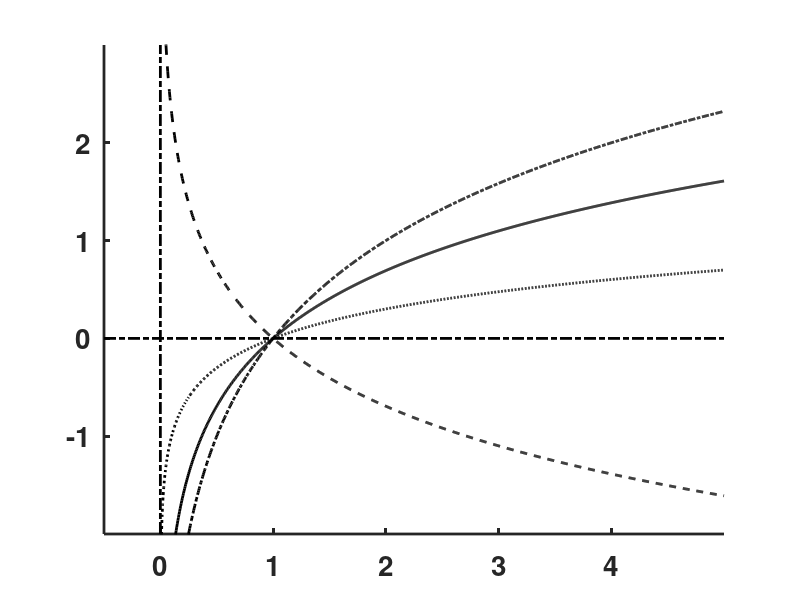

Here is the MATLAB script that generated this plot: (Note: this script raises an error after producing the figure.)
clear;  
figure('Position',[100 100 700 400],'Color',[1 1 1]); clf;  hold on; 

xy=[-0.5 5 -2 3];
xx=linspace(0,5,1000);  ym1=log(xx);  
h(1)=plot(xx,ym1,'k','LineWidth',2)
ym1=-log(xx);  
h(2)=plot(xx,ym1,'k--','LineWidth',2)
ym1=log2(xx);  
h(3)=plot(xx,ym1,'k-.','LineWidth',2)
ym1=log10(xx);  
h(4)=plot(xx,ym1,'k:','LineWidth',2)
set(gca,'LineWidth',2); 
axis(xy); axis manual;
plot([xy(1) xy(2)],[0 0],'k-.','LineWidth',2);
plot([0 0],[xy(3) xy(4)],'k-.','LineWidth',2);
set(gca,'XTick',[0 1 2 3 4 ],'YTick',[-1 0 1 2],'FontSize',20,'FontWeight','bold');

%assign labels for handles
g=legend(h,' ln x','-ln x',' ld x',' lg x',2);
set(g,'Color','none')
%export to eps (change path and file name accordingly)
print('-depsc2',sprintf('C:\\Documents and Settings\\ajay\\Desktop\\BootCampFig_1203\\BC_2003\\matlab\\fig15'));
